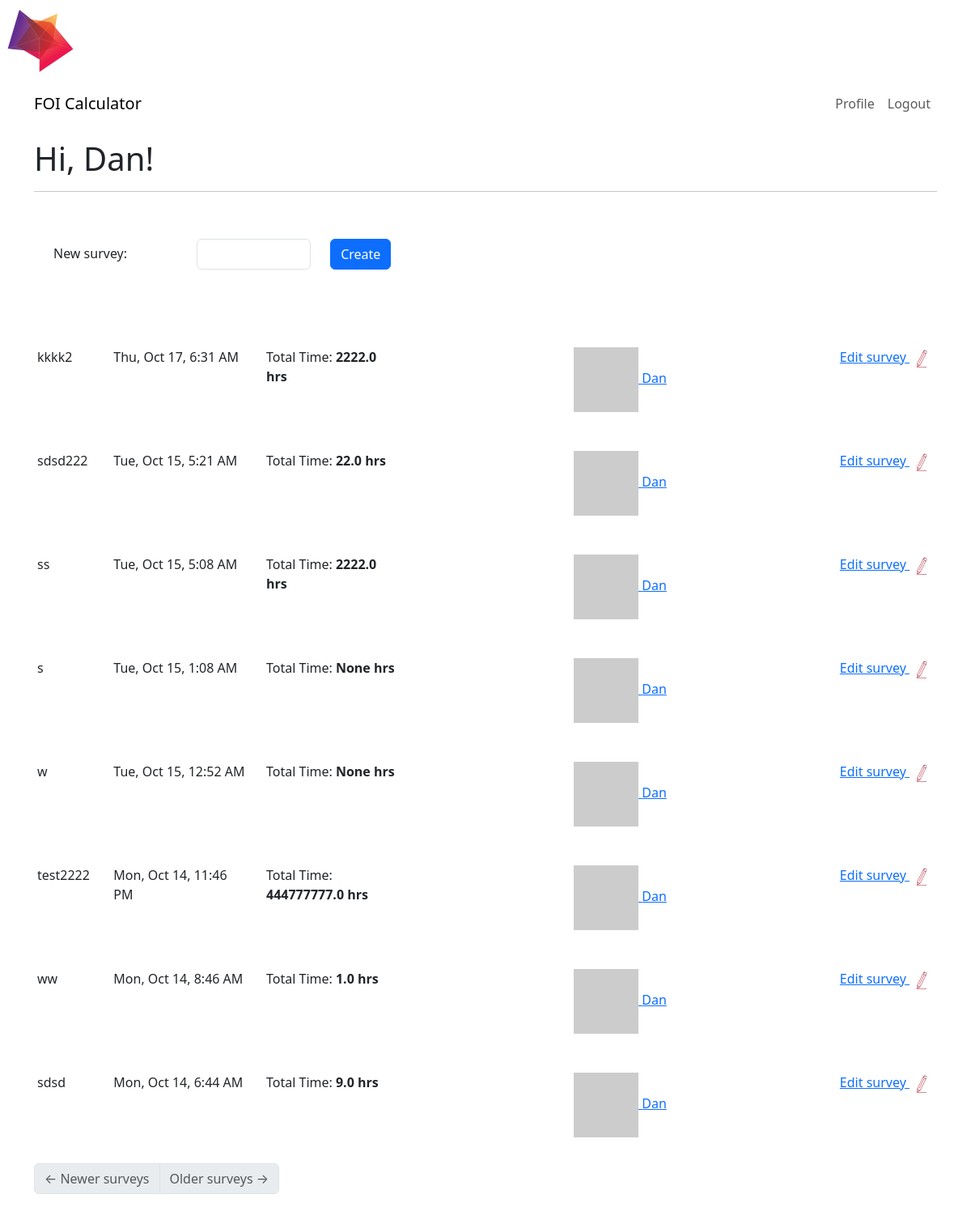
/index_survey (signed in), run on an earlier commit of the app's database.
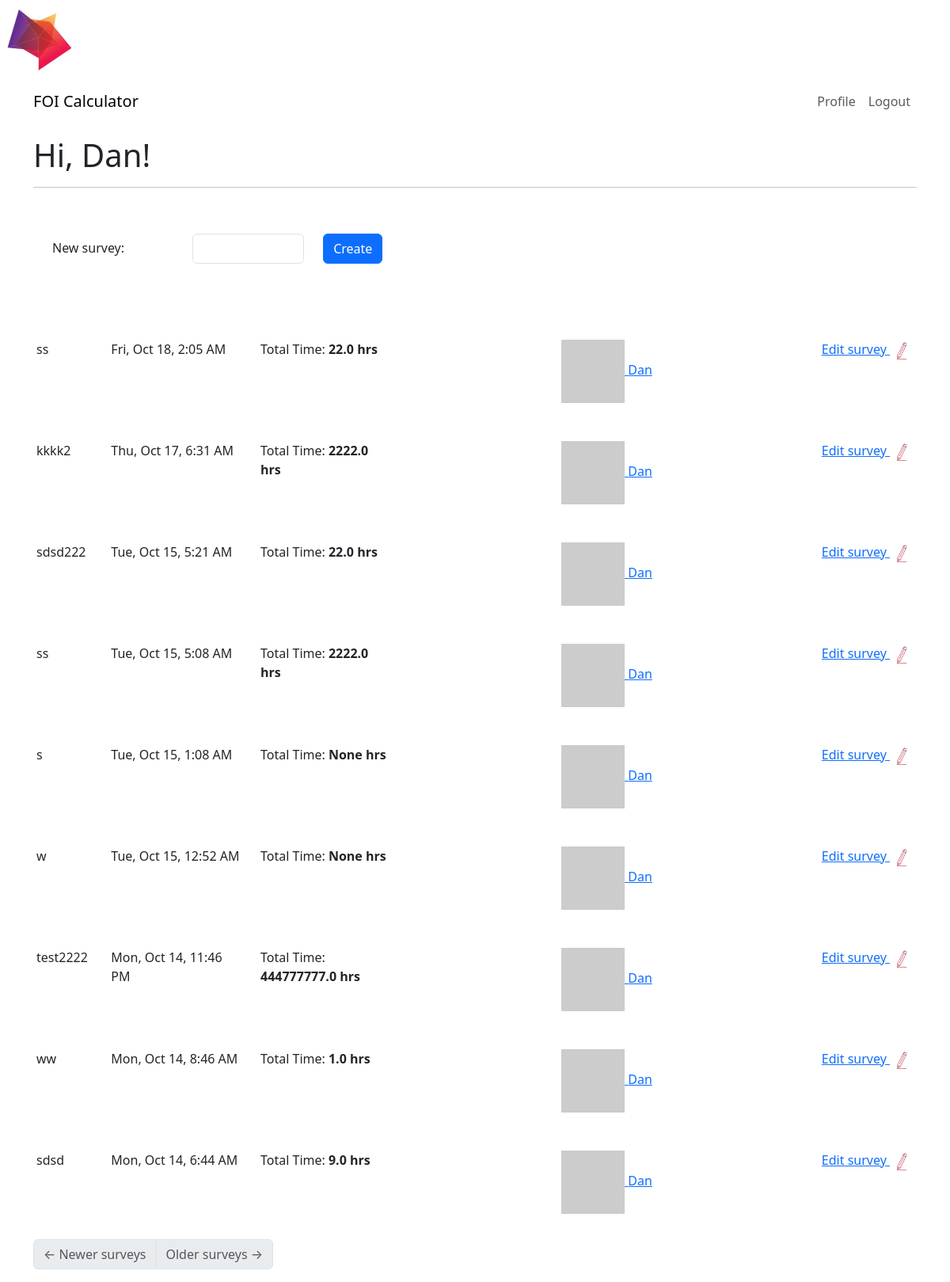
And on a later commit of the database.
### app/models.py (models this page shows, shortened)
class User(UserMixin, db.Model):
    id: so.Mapped[int] = so.mapped_column(primary_key=True)
    username: so.Mapped[str] = so.mapped_column(sa.String(64), index=True,
                                                unique=True)
    email: so.Mapped[str] = so.mapped_column(sa.String(120), index=True,
                                             unique=True)
    password_hash: so.Mapped[Optional[str]] = so.mapped_column(sa.String(256))
    about_me: so.Mapped[Optional[str]] = so.mapped_column(sa.String(140))
    last_seen: so.Mapped[Optional[datetime]] = so.mapped_column(
        default=lambda: datetime.now(timezone.utc))
    posts: so.WriteOnlyMapped['Post'] = so.relationship(
        back_populates='author')
    surveys: so.WriteOnlyMapped['Survey'] = so.relationship(
        back_populates='author')
    following: so.WriteOnlyMapped['User'] = so.relationship(
        secondary=followers, primaryjoin=(followers.c.follower_id == id),
        secondaryjoin=(followers.c.followed_id == id),
        back_populates='followers')
    followers: so.WriteOnlyMapped['User'] = so.relationship(
        secondary=followers, primaryjoin=(followers.c.followed_id == id),
        secondaryjoin=(followers.c.follower_id == id),
        back_populates='following')
    def avatar(self, size):
        digest = md5(self.email.lower().encode('utf-8')).hexdigest()
        return f'https://www.gravatar.com/avatar/{digest}?d=identicon&s={size}'
    def following_surveys(self):
        Author = so.aliased(User)
        return (
            sa.select(Survey)
            .join(Survey.author.of_type(Author))
            .where(sa.or_(
                Author.id == self.id,
            ))
            .group_by(Survey)
            .order_by(Survey.timestamp.desc())
        )

class Survey(db.Model):
    id: so.Mapped[int] = so.mapped_column(primary_key=True, autoincrement=True)
    timestamp: so.Mapped[datetime] = so.mapped_column(
        index=True, default=lambda: datetime.now(timezone.utc))
    user_id: so.Mapped[int] = so.mapped_column(sa.ForeignKey(User.id),
                                               index=True)
    author: so.Mapped[User] = so.relationship(back_populates='surveys')
    survey_name: so.Mapped[str] = so.mapped_column(sa.String(140), nullable=False, default="Untitled Survey")
    exemptions: so.WriteOnlyMapped['Exemption'] = so.relationship(
        back_populates='author')
    field1: so.Mapped[float] = so.mapped_column(sa.Float,nullable=True)
    comment1: so.Mapped[str] = so.mapped_column(sa.String(140), nullable=True)
    field2: so.Mapped[float] = so.mapped_column(sa.Float,nullable=True)
    comment2: so.Mapped[str] = so.mapped_column(sa.String(140),nullable=True)
    field3: so.Mapped[float] = so.mapped_column(sa.Float,nullable=True)
    comment3: so.Mapped[str] = so.mapped_column(sa.String(140),nullable=True)
    field4: so.Mapped[float] = so.mapped_column(sa.Float,nullable=True)
    comment4: so.Mapped[str] = so.mapped_column(sa.String(140),nullable=True)
    field5: so.Mapped[float] = so.mapped_column(sa.Float,nullable=True)
    comment5: so.Mapped[str] = so.mapped_column(sa.String(140),nullable=True)
    field6: so.Mapped[float] = so.mapped_column(sa.Float,nullable=True)
    comment6: so.Mapped[str] = so.mapped_column(sa.String(140),nullable=True)
    field7: so.Mapped[float] = so.mapped_column(sa.Float,nullable=True)
    comment7: so.Mapped[str] = so.mapped_column(sa.String(140),nullable=True)
    field8: so.Mapped[float] = so.mapped_column(sa.Float,nullable=True)
    comment8: so.Mapped[str] = so.mapped_column(sa.String(140),nullable=True)
    field9: so.Mapped[float] = so.mapped_column(sa.Float,nullable=True)
    comment9: so.Mapped[str] = so.mapped_column(sa.String(140),nullable=True)
    field10: so.Mapped[float] = so.mapped_column(sa.Float,nullable=True)
    comment10: so.Mapped[str] = so.mapped_column(sa.String(140),nullable=True)
    field11: so.Mapped[float] = so.mapped_column(sa.Float,nullable=True)
    field12: so.Mapped[float] = so.mapped_column(sa.Float,nullable=True)
    comment12: so.Mapped[str] = so.mapped_column(sa.String(140),nullable=True)
    field13: so.Mapped[float] = so.mapped_column(sa.Float,nullable=True)
    comment13: so.Mapped[str] = so.mapped_column(sa.String(140),nullable=True)
    field14: so.Mapped[float] = so.mapped_column(sa.Float,nullable=True)
    comment14: so.Mapped[str] = so.mapped_column(sa.String(140),nullable=True)
    field15: so.Mapped[float] = so.mapped_column(sa.Float,nullable=True)
    comment15: so.Mapped[str] = so.mapped_column(sa.String(140),nullable=True)
    field16: so.Mapped[float] = so.mapped_column(sa.Float,nullable=True)
    comment16: so.Mapped[str] = so.mapped_column(sa.String(140),nullable=True)
    field17: so.Mapped[float] = so.mapped_column(sa.Float,nullable=True)
    comment17: so.Mapped[str] = so.mapped_column(sa.String(140),nullable=True)
    field18: so.Mapped[float] = so.mapped_column(sa.Float,nullable=True)
    comment18: so.Mapped[str] = so.mapped_column(sa.String(140),nullable=True)
    field19: so.Mapped[float] = so.mapped_column(sa.Float,nullable=True)
    comment19: so.Mapped[str] = so.mapped_column(sa.String(140),nullable=True)
    result: so.Mapped[float] = so.mapped_column(sa.Float,nullable=True)
    def friendly_timestamp(self):
        return self.timestamp.replace(tzinfo=timezone.utc).astimezone(tz=None).strftime("%a, %b %-d, %-I:%M %p")

### app/routes.py (the view, shortened to what this page needs)
@app.route('/index_survey', methods=['GET', 'POST'])
@login_required
def index_survey():
    form = SurveyForm()
    page = request.args.get('page', 1, type=int)
    surveys = db.paginate(current_user.following_surveys(), page=page,
                        per_page=app.config['POSTS_PER_PAGE'], error_out=False)
    next_url = url_for('index_survey', page=surveys.next_num) \
        if surveys.has_next else None
    prev_url = url_for('index_survey', page=surveys.prev_num) \
        if surveys.has_prev else None
    return render_template('index_survey.html', title='Home',
                           surveys=surveys.items, next_url=next_url,
                           prev_url=prev_url,form=form)

### app/forms.py
class SurveyForm(FlaskForm):
    survey_name = StringField('Name', validators=[DataRequired(),Length(min=0, max=140)])
    submit = SubmitField('Create')

### app/models.py (called while the page is built)
@login.user_loader
def load_user(id):
    return db.session.get(User, int(id))

### app/routes.py (called while the page is built)
@app.before_request
def before_request():
    if current_user.is_authenticated:
        current_user.last_seen = datetime.now(timezone.utc)
        db.session.commit()

### app/templates/index_survey.html
{% extends "base.html" %}
{% import "form_layouts.html" as wtf %}
{% block content %}
    <h1>Hi, {{ current_user.username }}!</h1>
    <hr>
    <br>
    <nav aria-label="Post navigation">
        <ul class="pagination">
            <li class="page-item">
                {% if form %}
                {{ wtf.new_survey_form(form) }}
                {% endif %}
            </li>
        </ul>
    </nav>
    {% for survey in surveys %}
        {% include '_survey.html' %}
    {% endfor %}
    <nav aria-label="Post navigation">
        <ul class="pagination">
            <li class="page-item{% if not prev_url %} disabled{% endif %}">
                <a class="page-link" href="{{ prev_url }}">
                    <span aria-hidden="true">&larr;</span> Newer surveys
                </a>
            </li>
            <li class="page-item{% if not next_url %} disabled{% endif %}">
                <a class="page-link" href="{{ next_url }}">
                    Older surveys <span aria-hidden="true">&rarr;</span>
                </a>
            </li>
        </ul>
    </nav>
{% endblock %}

### app/templates/base.html (shortened to what this page needs)
<!doctype html>
<html lang="en">
  <head>
    <link
        href="https://cdn.jsdelivr.net/npm/bootstrap@5.3.2/dist/css/bootstrap.min.css"
        rel="stylesheet"
>
  </head>
  <body>
    <img style="width:100px"src="{{ url_for('static', filename='images/logo-2.jpeg') }}" class="image" />
    <nav style="background-color:rgb(255, 255, 255) !important" class="navbar navbar-expand-lg bg-body-tertiary">
      <div class="container">
        <a class="navbar-brand" href="{{ url_for('index_survey') }}">FOI Calculator</a>
        <div class="collapse navbar-collapse" id="navbarSupportedContent">
          <ul class="navbar-nav mb-2 mb-lg-0">
            {% if current_user.is_anonymous %}
            <li class="nav-item">
              <a class="nav-link" aria-current="page" href="{{ url_for('login') }}">Login</a>
            </li>
            {% else %}
            <li class="nav-item">
              <a class="nav-link" aria-current="page" href="{{ url_for('user', username=current_user.username) }}">Profile</a>
            </li>
            <li class="nav-item">
              <a class="nav-link" aria-current="page" href="{{ url_for('logout') }}">Logout</a>
            </li>
            {% endif %}
          </ul>
        </div>
      </div>
    </nav>
    <div class="container mt-3">
      {% block content %}{% endblock %}
    </div>
  </body>
</html>

### app/templates/form_layouts.html (shortened to what this page needs)
{% macro survey_field(field, autofocus) %}
        {%- if field.type == 'BooleanField' %}
              <div class="form-check mb-3">
                {{ field(class='form-check-input') }}
                {{ field.label(class='form-check-label') }}
              </div>
        {%- elif field.type == 'StringField' %}
            <div class="mb-3">
              {% if autofocus %}
                {{ field(class='form-control' + (' is-invalid' if field.errors else ''), autofocus=True) }}
              {% else %}
                {{ field(class='form-control' + (' is-invalid' if field.errors else '')) }}
              {% endif %}
            </div>
        {%- elif field.type == 'SubmitField' %}
            {{ field(class='btn btn-primary mb-3') }}
        {%- endif %}
{% endmacro %}
{% macro new_survey_form(form, action="", method="post", id="", novalidate=False) %}
    <form
      {%- if action != None %} action="{{ action }}"{% endif -%}
      {%- if method %} method="{{ method }}"{% endif %}
      {%- if novalidate %} novalidate{% endif -%}>
      {% set ns = namespace(first_field=true) %}
          <div class="container">
              <div class="row pb-5 align-items-end">
                    <div class="p-4 col">
                        New survey:
                    </div>
                    <div class="col">
                          {% if form.survey_name.widget.input_type != 'hidden' -%}
                            {{ survey_field(form.survey_name) }}
                          {%- endif %}
                    </div>
                    <div class="col">
                          {% if form.submit.widget.input_type != 'hidden' -%}
                            {{ survey_field(form.submit) }}
                          {%- endif %}
                    </div>
              </div>
          </div>
    </form>
{% endmacro %}

### app/templates/_survey.html
    <table class="table table-hover">
        <div class="p-3 row">
            <div class="p-0 col">
                <div class="p-0 row">
                    <div  class="col-lg-1 col-md-1 col-sm-3 col-1">
                        {{ survey.survey_name}}
                    </div>
                    <div style="background-color:rgb(255, 255, 255);text-align: left;"class="col-lg-2 col-md-2 col-sm-3 col-2">
                        {{ survey.friendly_timestamp()}}
                    </div>
                    <div  class="col-lg-2 col-md-2 col-sm-3 col-2">
                         Total Time: <b>{{ survey.result}} hrs</b>
                    </div>
                    <div style="text-align:right; background-color:rgb(255, 255, 255); text-align: right;" class="col-lg-7 col-md-7 col-sm-3 col-7">
                        <div class="row">
                            <div class="col">
                                <a class="" href="{{ url_for('user', username=survey.author.username) }}">
                                    <img src="{{ survey.author.avatar(25) }}" />
                                    {{ survey.author.username }}
                                </a>
                            </div>
                            <div class="col">
                                <a style="vertical-align: top;" href="{{ url_for('edit_survey', id=survey.id) }}">
                                    Edit survey
                                </a>
                                <a class="" href="{{ url_for('edit_survey', id=survey.id) }}">
                                    <img style="width:30px" src="{{ url_for('static', filename='images/edit3.png') }}" />
                                </a>
                            </div>
                        </div>
                    </div>
                </div>
            </div>
        </div>
    </table>

What changed in the data, as far as the page shows it:
added Survey: survey_name "ss", friendly_timestamp "Fri, Oct 18, 2:05 AM", result "22.0", author.username "Dan"
